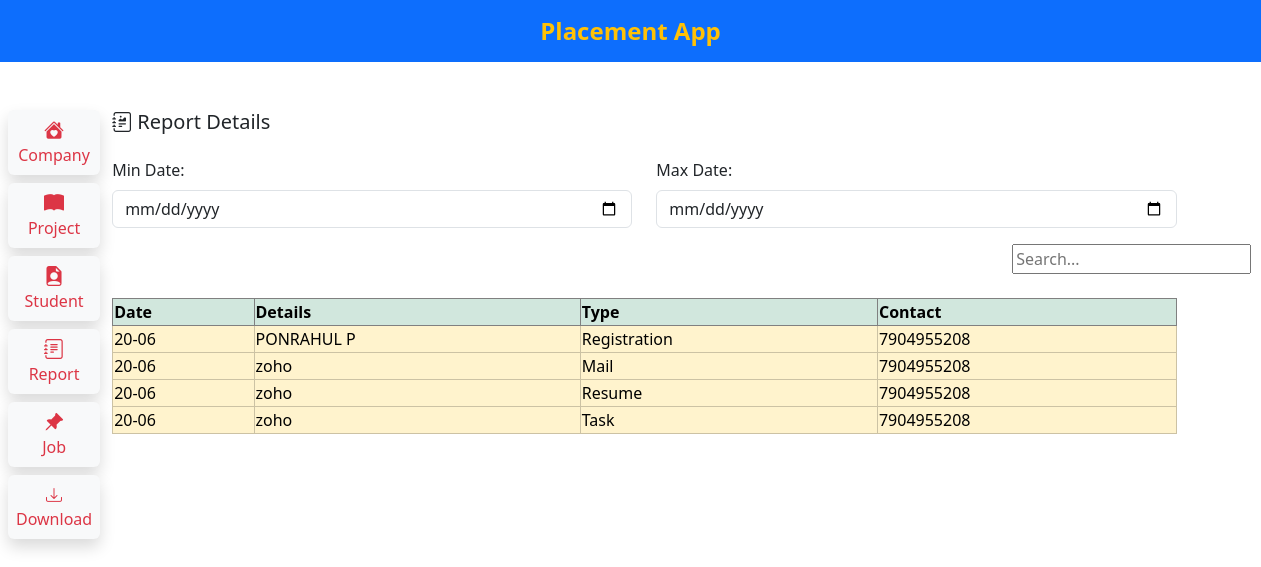
The page /report/table.php on the database its author committed.
### tables this page shows
CREATE TABLE `tblreg1` (
  `id` int(255) NOT NULL AUTO_INCREMENT,
  `name` varchar(255) NOT NULL,
  `contact` varchar(255) NOT NULL,
  `email` varchar(255) NOT NULL,
  `framework` varchar(255) NOT NULL,
  `education` varchar(255) NOT NULL,
  `joining_date` date NOT NULL,
  `mail` varchar(255) NOT NULL,
  `resume` varchar(255) NOT NULL,
  `task` varchar(255) NOT NULL,
  `created_at` timestamp NOT NULL DEFAULT current_timestamp() ON UPDATE current_timestamp(),
  `updated_at` timestamp NOT NULL DEFAULT current_timestamp() ON UPDATE current_timestamp(),
  PRIMARY KEY (`id`)
);

CREATE TABLE `addedcompany` (
  `id` int(255) NOT NULL AUTO_INCREMENT,
  `company_name` varchar(255) NOT NULL,
  `company_contact` varchar(255) NOT NULL,
  `salary` varchar(255) NOT NULL,
  `place` varchar(255) NOT NULL,
  `job_role` varchar(255) NOT NULL,
  `student_mobile` varchar(255) NOT NULL,
  `created_at` timestamp NOT NULL DEFAULT current_timestamp() ON UPDATE current_timestamp(),
  `updated_at` timestamp NOT NULL DEFAULT current_timestamp() ON UPDATE current_timestamp(),
  PRIMARY KEY (`id`,`company_contact`,`student_mobile`)
);

CREATE TABLE `tblent` (
  `id` int(255) NOT NULL AUTO_INCREMENT,
  `contact` varchar(255) NOT NULL,
  `resume` varchar(255) NOT NULL,
  `company_name` varchar(255) NOT NULL,
  `salary` varchar(255) NOT NULL,
  `resume_date` date NOT NULL,
  `type` varchar(255) NOT NULL,
  `created_at` timestamp NOT NULL DEFAULT current_timestamp() ON UPDATE current_timestamp(),
  `updated_at` timestamp NULL DEFAULT current_timestamp() ON UPDATE current_timestamp(),
  PRIMARY KEY (`id`,`contact`)
);

### report/table.php (the view, shortened to what this page needs)
<!DOCTYPE html>
<html lang="en">
<head>
    <link href="https://cdn.jsdelivr.net/npm/bootstrap@5.3.3/dist/css/bootstrap.min.css" rel="stylesheet">
    <link rel="stylesheet" href="https://cdn.jsdelivr.net/npm/bootstrap-icons@1.11.3/font/bootstrap-icons.min.css">
    <link rel="stylesheet" href="https://cdn.datatables.net/1.13.1/css/jquery.dataTables.min.css">
</head>
<body>
    <?php include("../navbar.php");?>
    <?php include("../sidebar.php");?>
    <div class="container mt-5">
        <div class="row">
            <div class="d-flex justify-content-between mb-3">
                <h5><i class="bi bi-journal-richtext"></i> Report Details</h5>
            </div>
            <div class="col-md-12">
                <div class="filter-section row mb-3">
                    <div class="col">
                        <label for="min-date" class="form-label">Min Date:</label>
                        <input type="date" id="min-date" class="form-control" placeholder="dd-mm">
                    </div>
                    <div class="col">
                        <label for="max-date" class="form-label">Max Date:</label>
                        <input type="date" id="max-date" class="form-control" placeholder="dd-mm">
                    </div>
                </div>
                <div class="search">
        <input type="text" id="searchInput" class="form-label" placeholder="Search...">
        </div>
                <div class="col-md-12 table-responsive table table-success mt-3">
                    <table id="example" class="display table-bordered" style="width:100%">
                        <thead>
                            <tr>
                                <th>Date</th>
                                <th>Details</th>
                                <th>Type</th>
                                <th>Contact</th>
                            </tr>
                        </thead>
                        <tbody class="table-warning">
                            <?php
                            include("../dbconfig.php");
                            $sql="SELECT * FROM tblreg1";
                            $res=mysqli_query($conn,$sql);
                            while($row=mysqli_fetch_array($res)){
                                echo "<tr>";
                                echo "<td>".date('d-m', strtotime($row['created_at']))."</td>";
                                echo "<td>".$row['name']."</td>";
                                echo "<td>Registration</td>";
                                echo "<td>" .$row['contact']."</td>";
                                echo "</tr>";
                            }
                            ?>
                            <?php
                            include("../dbconfig.php");
                            $sql="SELECT * FROM addedcompany";
                            $res=mysqli_query($conn,$sql);
                            while($row=mysqli_fetch_array($res)){
                                echo "<tr>";
                                echo "<td>".date('d-m', strtotime($row['created_at']))."</td>";
                                echo "<td>".$row['company_name']."</td>";
                                echo "<td>Mail</td>";
                                echo "<td>".$row['student_mobile']."</td>";
                                echo "</tr>";
                            }
                            ?>
                            <?php
                            include("../dbconfig.php");
                            $sql="SELECT * FROM tblent";
                            $res=mysqli_query($conn,$sql);
                            while($row=mysqli_fetch_array($res)){
                                echo "<tr>";
                                echo "<td>".date('d-m', strtotime($row['created_at']))."</td>";
                                echo "<td>".$row['company_name']."</td>";
                                echo "<td>".$row['type']."</td>";
                                echo "<td>".$row['contact']."</td>";
                                echo "</tr>";
                            }
                            ?>
                        </tbody>
                    </table>
                </div>
            </div>
        </div>
    </div>
</body>
</html>

### navbar.php
<nav class="navbar bg-primary" data-bs-theme="dark">
<div class="container-fluid">
    <div class="d-flex flex-grow-1 justify-content-center">
      <a class="navbar-brand mx-auto text-warning fw-bold fs-4">Placement App</a>
    </div>
  </div>
</nav>

### sidebar.php
<div class="float-start mt-5 ms-2">
<a href="../resumecompanylist/display.php" style="text-decoration:none;">
    <div class="shadow p-2 mb-2 bg-body-tertiary rounded text-danger text-center">
      <i class="bi bi-house-heart-fill h5"></i><br> Company
    </div>
  </a>
<a href="../projectregister/table.php" style="text-decoration:none;"><div class="shadow p-2 mb-2 bg-body-tertiary rounded text-danger text-center"><i class="bi bi-book-fill h5"></i><br> Project </div></a>
<a href="../entry/index.php" style="text-decoration:none;"><div class="shadow p-2 mb-2 bg-body-tertiary rounded text-danger text-center"><i class="bi bi-file-earmark-person-fill h5"></i><br> Student </div></a>
<a href="../report/table.php" style="text-decoration:none;"><div class="shadow p-2 mb-2 bg-body-tertiary rounded text-danger text-center"><i class="bi bi-journal-text h5"></i><br> Report </div></a>
<a href="../job/table.php" style="text-decoration:none;"><div class="shadow p-2 mb-2 bg-body-tertiary rounded text-danger text-center"><i class="bi bi-pin-angle-fill h5"></i><br> Job </div></a>
<a href="../db.php" style="text-decoration:none;"><div class="shadow p-2 mb-2 bg-body-tertiary rounded text-danger text-center"><i class="bi bi-download"></i><br> Download</div></a>
</div>

### report/table.php (style rules this page uses)
.search { margin-left:900px; margin-top:10px; }

### rows shown on the page
tblreg1: created_at "20-06", name "PONRAHUL P", contact "7904955208"
addedcompany: created_at "20-06", company_name "zoho", student_mobile "7904955208"
tblent: created_at "20-06", company_name "zoho", type "Resume", contact "7904955208"
tblent: created_at "20-06", company_name "zoho", type "Task", contact "7904955208"
